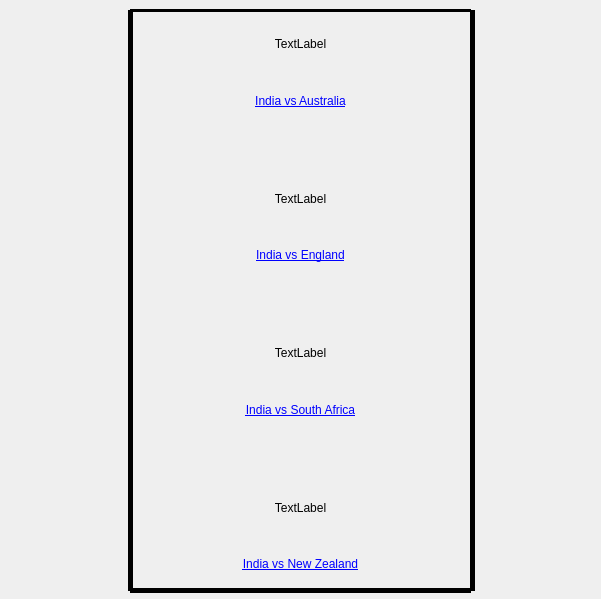
<?xml version="1.0" encoding="UTF-8"?>
<ui version="4.0">
 <class>Dialog</class>
 <widget class="QDialog" name="Dialog">
  <property name="geometry">
   <rect>
    <x>0</x>
    <y>0</y>
    <width>601</width>
    <height>599</height>
   </rect>
  </property>
  <property name="windowTitle">
   <string>Dialog</string>
  </property>
  <widget class="QWidget" name="verticalLayoutWidget">
   <property name="geometry">
    <rect>
     <x>130</x>
     <y>9</y>
     <width>341</width>
     <height>581</height>
    </rect>
   </property>
   <layout class="QVBoxLayout" name="verticalLayout">
    <item>
     <widget class="Line" name="line_3">
      <property name="frameShadow">
       <enum>QFrame::Plain</enum>
      </property>
      <property name="lineWidth">
       <number>5</number>
      </property>
      <property name="orientation">
       <enum>Qt::Horizontal</enum>
      </property>
     </widget>
    </item>
    <item>
     <widget class="QLabel" name="match_1">
      <property name="text">
       <string>TextLabel</string>
      </property>
      <property name="alignment">
       <set>Qt::AlignCenter</set>
      </property>
     </widget>
    </item>
    <item>
     <widget class="QLabel" name="match_1_link">
      <property name="text">
       <string>&lt;a href=&quot;https://www.cricbuzz.com/live-cricket-scorecard/20250/ind-vs-aus-match-14-icc-cricket-world-cup-2019&quot;&gt;India vs Australia&lt;/a&gt;</string>
      </property>
      <property name="textFormat">
       <enum>Qt::RichText</enum>
      </property>
      <property name="alignment">
       <set>Qt::AlignCenter</set>
      </property>
     </widget>
    </item>
    <item>
     <spacer name="verticalSpacer">
      <property name="orientation">
       <enum>Qt::Vertical</enum>
      </property>
      <property name="sizeType">
       <enum>QSizePolicy::Minimum</enum>
      </property>
      <property name="sizeHint" stdset="0">
       <size>
        <width>20</width>
        <height>40</height>
       </size>
      </property>
     </spacer>
    </item>
    <item>
     <widget class="QLabel" name="match_2">
      <property name="text">
       <string>TextLabel</string>
      </property>
      <property name="alignment">
       <set>Qt::AlignCenter</set>
      </property>
     </widget>
    </item>
    <item>
     <widget class="QLabel" name="match_2_link">
      <property name="text">
       <string>&lt;a href=&quot;https://www.cricbuzz.com/live-cricket-scorecard/20274/eng-vs-ind-match-38-icc-cricket-world-cup-2019&quot;&gt;India vs England&lt;/a&gt;</string>
      </property>
      <property name="textFormat">
       <enum>Qt::RichText</enum>
      </property>
      <property name="alignment">
       <set>Qt::AlignCenter</set>
      </property>
     </widget>
    </item>
    <item>
     <spacer name="verticalSpacer_2">
      <property name="orientation">
       <enum>Qt::Vertical</enum>
      </property>
      <property name="sizeType">
       <enum>QSizePolicy::Minimum</enum>
      </property>
      <property name="sizeHint" stdset="0">
       <size>
        <width>20</width>
        <height>40</height>
       </size>
      </property>
     </spacer>
    </item>
    <item>
     <widget class="QLabel" name="match_3">
      <property name="text">
       <string>TextLabel</string>
      </property>
      <property name="alignment">
       <set>Qt::AlignCenter</set>
      </property>
     </widget>
    </item>
    <item>
     <widget class="QLabel" name="match_3_link">
      <property name="text">
       <string>&lt;a href=&quot;https://www.cricbuzz.com/live-cricket-scorecard/20244/rsa-vs-ind-match-8-icc-cricket-world-cup-2019&quot;&gt;India vs South Africa&lt;/a&gt;</string>
      </property>
      <property name="textFormat">
       <enum>Qt::RichText</enum>
      </property>
      <property name="alignment">
       <set>Qt::AlignCenter</set>
      </property>
     </widget>
    </item>
    <item>
     <spacer name="verticalSpacer_3">
      <property name="orientation">
       <enum>Qt::Vertical</enum>
      </property>
      <property name="sizeType">
       <enum>QSizePolicy::Minimum</enum>
      </property>
      <property name="sizeHint" stdset="0">
       <size>
        <width>20</width>
        <height>40</height>
       </size>
      </property>
     </spacer>
    </item>
    <item>
     <widget class="QLabel" name="match_4">
      <property name="text">
       <string>TextLabel</string>
      </property>
      <property name="alignment">
       <set>Qt::AlignCenter</set>
      </property>
     </widget>
    </item>
    <item>
     <widget class="QLabel" name="match_4_link">
      <property name="text">
       <string>&lt;a href=&quot;https://www.cricbuzz.com/live-cricket-scorecard/20282/ind-vs-nz-1st-semi-final-1-v-4-icc-cricket-world-cup-2019&quot;&gt;India vs New Zealand&lt;/a&gt;</string>
      </property>
      <property name="textFormat">
       <enum>Qt::RichText</enum>
      </property>
      <property name="alignment">
       <set>Qt::AlignCenter</set>
      </property>
     </widget>
    </item>
   </layout>
  </widget>
  <widget class="Line" name="line">
   <property name="geometry">
    <rect>
     <x>120</x>
     <y>10</y>
     <width>20</width>
     <height>581</height>
    </rect>
   </property>
   <property name="frameShadow">
    <enum>QFrame::Plain</enum>
   </property>
   <property name="lineWidth">
    <number>5</number>
   </property>
   <property name="orientation">
    <enum>Qt::Vertical</enum>
   </property>
  </widget>
  <widget class="Line" name="line_2">
   <property name="geometry">
    <rect>
     <x>464</x>
     <y>10</y>
     <width>16</width>
     <height>581</height>
    </rect>
   </property>
   <property name="frameShadow">
    <enum>QFrame::Plain</enum>
   </property>
   <property name="lineWidth">
    <number>5</number>
   </property>
   <property name="orientation">
    <enum>Qt::Vertical</enum>
   </property>
  </widget>
  <widget class="Line" name="line_4">
   <property name="geometry">
    <rect>
     <x>130</x>
     <y>575</y>
     <width>341</width>
     <height>31</height>
    </rect>
   </property>
   <property name="frameShadow">
    <enum>QFrame::Plain</enum>
   </property>
   <property name="lineWidth">
    <number>5</number>
   </property>
   <property name="orientation">
    <enum>Qt::Horizontal</enum>
   </property>
  </widget>
 </widget>
 <resources/>
 <connections/>
</ui>
